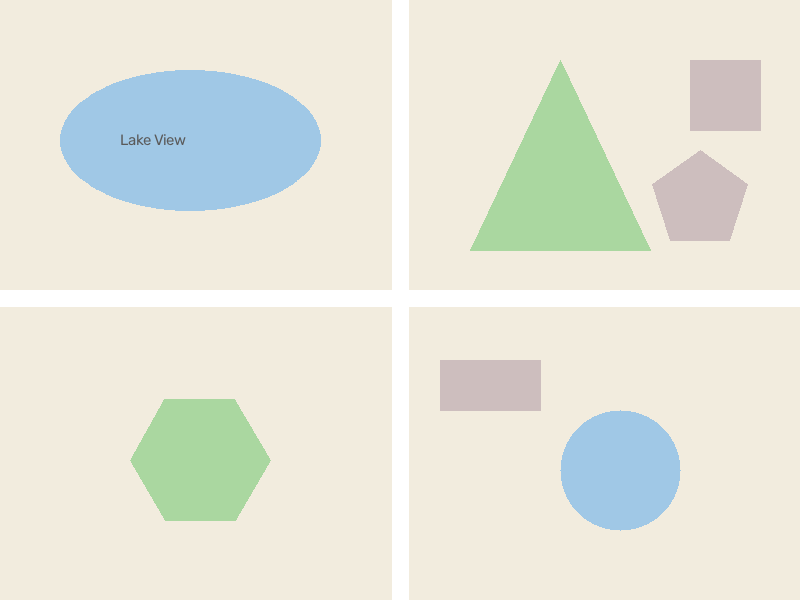
#> input picture examples/sample_map.png, 800 x 600 px
$ python -i detector.py   (imports and definitions only)
#> lines starting #> are read from the running program, lines starting #| are printed output that depends on the picture; after the words box and inside, x2 and y2 are one past the last pixel; in counts of white or black regions, pixels touching at a corner belong together
#> further down, picture is the input picture: shape (600, 800, 3); mean B, G, R 219.2, 231, 229.9
"""Core shape detection for map images.

Three segmentation strategies are offered, because maps come in very
different styles:

* ``regions``  - quantises the map into its dominant flat colours (parks,
  water, buildings, ...) and finds the outline of every coloured region.
  This is the best default for rendered/vector-style maps.
* ``edges``    - Canny edge detection; good for line drawings, sketches and
  scanned maps.
* ``color``    - keep only pixels close to one chosen colour (e.g. the blue
  of lakes) and outline those.
"""

from __future__ import annotations

import math
from dataclasses import asdict, dataclass, field

import cv2
import numpy as np

MODES = ("regions", "edges", "color")
CURVED = ("circle", "ellipse", "irregular")


@dataclass
class DetectionOptions:
    mode: str = "regions"
    # Shapes smaller than this many pixels (area) are ignored.
    min_area: float = 150.0
    # Polygon simplification as a fraction of the perimeter. Larger values
    # give fewer, coarser vertices.
    epsilon: float = 0.02
    # regions mode: number of dominant colours to split the map into.
    colors: int = 6
    # color mode: target colour as (R, G, B) and allowed distance in Lab.
    target_rgb: tuple[int, int, int] | None = None
    tolerance: float = 20.0
    # edges mode: Canny thresholds.
    canny_low: int = 20
    canny_high: int = 60
    # Remove specks / thin text strokes before tracing outlines.
    denoise: int = 3

    def validate(self) -> None:
        if self.mode not in MODES:
            raise ValueError(f"mode must be one of {MODES}, got {self.mode!r}")
        if self.mode == "color" and self.target_rgb is None:
            raise ValueError("color mode needs target_rgb")
        if not 0 < self.epsilon < 1:
            raise ValueError("epsilon must be between 0 and 1")
        if self.colors < 2:
            raise ValueError("colors must be at least 2")


@dataclass
class Shape:
    id: int
    type: str
    vertices: int
    area: float
    perimeter: float
    circularity: float
    centroid: tuple[float, float]
    bbox: tuple[int, int, int, int]  # x, y, w, h
    polygon: list[tuple[int, int]]  # simplified outline
    color: tuple[int, int, int] = (0, 0, 0)  # mean RGB inside the shape
    contour: list[tuple[int, int]] = field(default_factory=list, repr=False)

    # [5 lines left out: function to_dict, not called in this run]


# --------------------------------------------------------------------------
# Segmentation
# --------------------------------------------------------------------------


def _clean(mask: np.ndarray, size: int) -> np.ndarray:
    if size <= 1:
        return mask
    kernel = cv2.getStructuringElement(cv2.MORPH_ELLIPSE, (size, size))
    mask = cv2.morphologyEx(mask, cv2.MORPH_OPEN, kernel)
    return cv2.morphologyEx(mask, cv2.MORPH_CLOSE, kernel)


def _external_contours(mask: np.ndarray) -> list[np.ndarray]:
    contours, _ = cv2.findContours(mask, cv2.RETR_EXTERNAL, cv2.CHAIN_APPROX_NONE)
    return list(contours)


def _region_contours(img: np.ndarray, opts: DetectionOptions) -> list[np.ndarray]:
    smoothed = cv2.bilateralFilter(img, 7, 50, 50)
    lab = cv2.cvtColor(smoothed, cv2.COLOR_BGR2LAB)
#> lab: shape (600, 800, 3); mean of channels 0, 1, 2 233.2, 126.1, 133.3
    pixels = lab.reshape(-1, 3).astype(np.float32)

    # k-means on a sample keeps large maps fast; then label every pixel.
    rng = np.random.default_rng(0)
    sample = pixels if len(pixels) <= 60_000 else pixels[rng.choice(len(pixels), 60_000, replace=False)]
    k = min(opts.colors, len(np.unique(sample, axis=0)))
#> k = 6
    criteria = (cv2.TERM_CRITERIA_EPS + cv2.TERM_CRITERIA_MAX_ITER, 30, 0.5)
    cv2.setRNGSeed(0)
    _, _, centers = cv2.kmeans(sample, k, None, criteria, 3, cv2.KMEANS_PP_CENTERS)
#> centers = [[239, 128, 135], [201, 122, 109], [208, 103, 150], [199.1, 133, 130], [254.5, 128, 128.3], [131.7, 125.5, 121.3]]
    dists = np.linalg.norm(pixels[:, None, :] - centers[None, :, :], axis=2)
    labels = dists.argmin(axis=1).reshape(img.shape[:2])
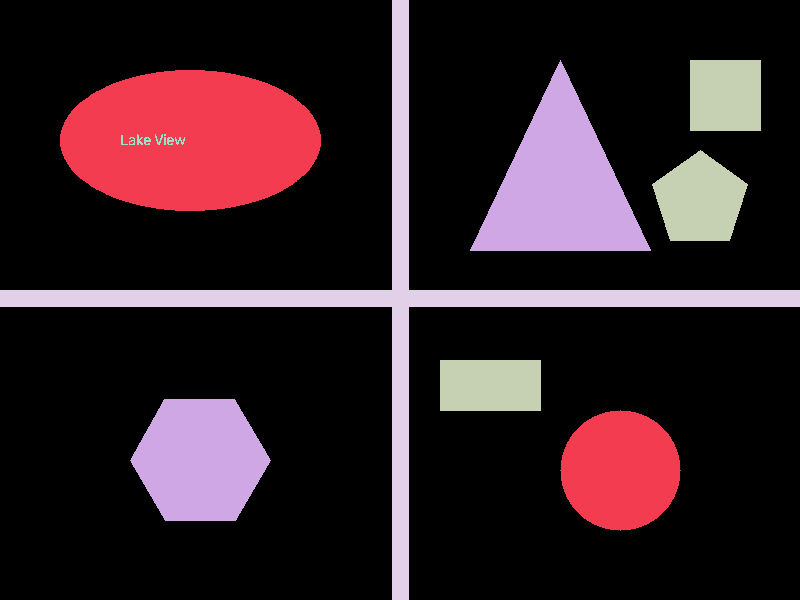
#> labels: shape (600, 800) int64; 6 distinct labels, from 0 to 5; one colour per label, 0 black

    # The colour covering most of the map is its background (land, paper);
    # outlining it would only produce the gaps between real features.
    background = int(np.bincount(labels.ravel(), minlength=k).argmax())
#> background = 0
    contours: list[np.ndarray] = []
    for i in range(k):
        if i == background:
            continue
        mask = (labels == i).astype(np.uint8) * 255
        contours.extend(_external_contours(_clean(mask, opts.denoise)))
#> this loop made 6 passes
#> contours in _external_contours on pass 6: 8 contours, all with area under 20
#> pass 2, in _region_contours, `mask = (labels == i).astype(np.uint8) * 255`:
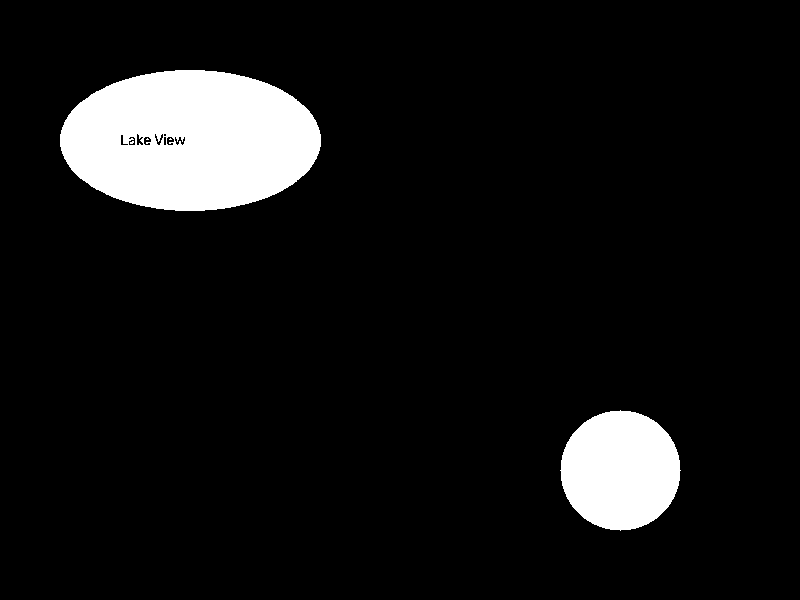
#> mask: shape (600, 800); 8.3% white; 5 white regions (3 under 20 px), largest, box (x1, y1, x2, y2) and area: (60, 70, 321, 211) 28622, (560, 410, 681, 531) 11289
#> pass 3, in _region_contours, `mask = (labels == i).astype(np.uint8) * 255`:
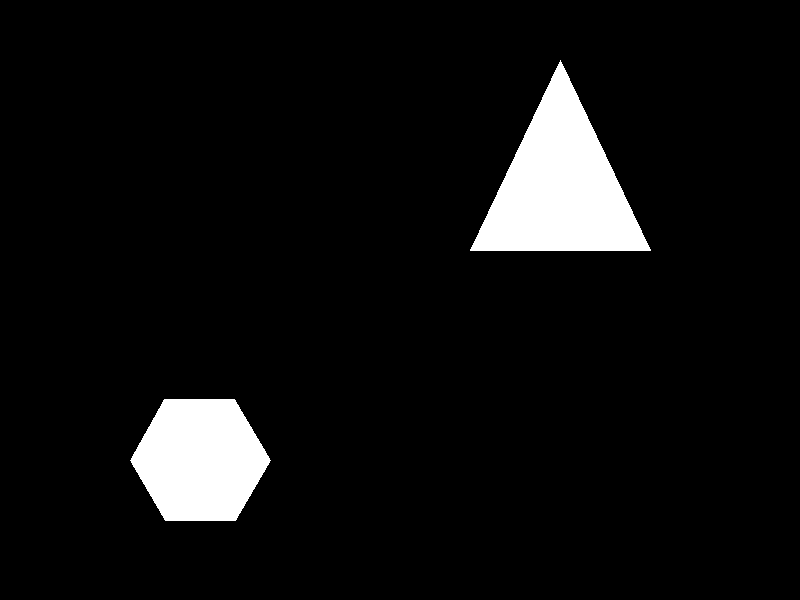
#> mask: shape (600, 800); 6.3% white; 2 white regions, box (x1, y1, x2, y2) and area: (470, 60, 651, 251) 17381, (130, 399, 271, 521) 12897
#> after the loop:
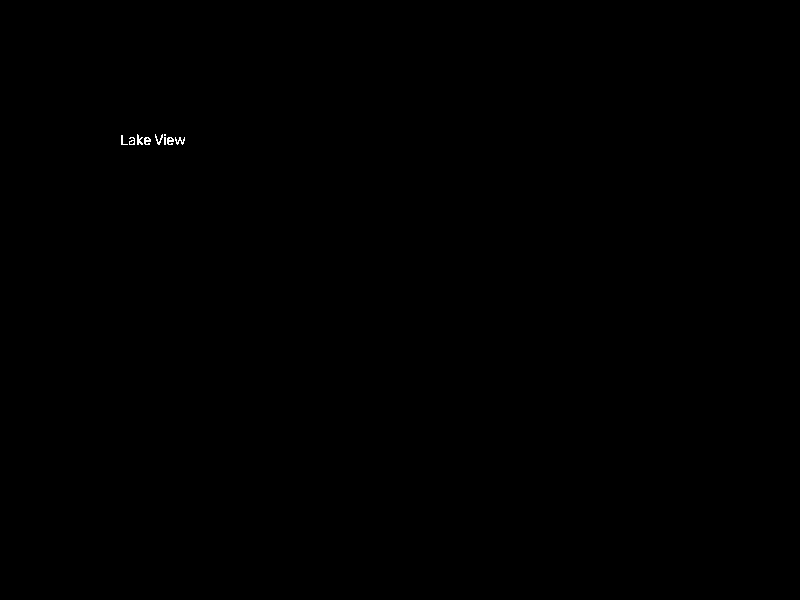
#> mask: shape (600, 800); 0.05% white in thin lines or dots, all inside (x1, y1, x2, y2) = (121, 134, 185, 145)
#> after the loop, contours = 16 contours, 8 with area under 20; largest, box (x1, y1, x2, y2) and area: (60, 70, 321, 211) 28602, (0, 0, 800, 600) 22120, (470, 61, 651, 251) 17099, (130, 399, 271, 521) 12705, (560, 410, 681, 531) 11120, (652, 150, 748, 241) 5925, (440, 360, 541, 411) 4998, (690, 60, 761, 131) 4898
    return contours


# [30 lines left out: functions _edge_contours, _color_contours, not called in this run]


# --------------------------------------------------------------------------
# Classification
# --------------------------------------------------------------------------


def _angles(poly: np.ndarray) -> list[float]:
    pts = poly.reshape(-1, 2).astype(float)
    out = []
    for i in range(len(pts)):
        a, b, c = pts[i - 1], pts[i], pts[(i + 1) % len(pts)]
        v1, v2 = a - b, c - b
        denom = np.linalg.norm(v1) * np.linalg.norm(v2)
        if denom == 0:
            continue
        cos = np.clip(np.dot(v1, v2) / denom, -1, 1)
        out.append(math.degrees(math.acos(cos)))
    return out


def classify(contour: np.ndarray, epsilon: float = 0.02) -> tuple[str, np.ndarray, float]:
    """Return (shape type, simplified polygon, circularity) for a contour."""
    area = cv2.contourArea(contour)
    peri = cv2.arcLength(contour, True)
    circularity = 4 * math.pi * area / (peri * peri) if peri else 0.0
    poly = cv2.approxPolyDP(contour, epsilon * peri, True)
    n = len(poly)

    (_, _), (rw, rh), _ = cv2.minAreaRect(contour)
    elongation = max(rw, rh) / max(min(rw, rh), 1e-6)
    if elongation > 8:
        return "line", poly, circularity

    convex = cv2.isContourConvex(poly)
    if n == 3:
        return "triangle", poly, circularity
    if n == 4 and convex:
        angles = _angles(poly)
        if all(abs(a - 90) < 15 for a in angles):
            side_ratio = max(rw, rh) / max(min(rw, rh), 1e-6)
            return ("square" if side_ratio < 1.15 else "rectangle"), poly, circularity
        return "quadrilateral", poly, circularity
    if convex and n == 5:
        return "pentagon", poly, circularity
    if convex and n == 6:
        return "hexagon", poly, circularity
    if circularity > 0.86:
        return "circle", poly, circularity
    if len(contour) >= 5 and circularity > 0.6 and convex:
        (_, _), (ea, eb), _ = cv2.fitEllipse(contour)
        ellipse_area = math.pi * ea * eb / 4
        if ellipse_area and abs(area - ellipse_area) / ellipse_area < 0.06:
            return "ellipse", poly, circularity
    if convex:
        return f"polygon ({n} sides)" if n <= 12 else "polygon", poly, circularity
    return "irregular", poly, circularity


# --------------------------------------------------------------------------
# Public API
# --------------------------------------------------------------------------


def _is_frame(contour: np.ndarray, shape: tuple[int, int]) -> bool:
    """True for contours that are just the image border / map background."""
    h, w = shape
    x, y, cw, ch = cv2.boundingRect(contour)
    return cw >= w - 2 and ch >= h - 2


def _dedupe(contours: list[np.ndarray]) -> list[np.ndarray]:
    """Drop near-identical contours (e.g. inner and outer side of one outline)."""
    kept: list[tuple[np.ndarray, tuple[int, int, int, int], float]] = []
    for c in sorted(contours, key=cv2.contourArea, reverse=True):
        box = cv2.boundingRect(c)
        area = cv2.contourArea(c)
        dup = False
        for _, kbox, karea in kept:
            if (
                all(abs(a - b) <= 6 for a, b in zip(box, kbox))
                and abs(area - karea) <= 0.25 * max(area, karea)
            ):
                dup = True
                break
        if not dup:
            kept.append((c, box, area))
    return [c for c, _, _ in kept]


def detect_shapes(image: np.ndarray, options: DetectionOptions | None = None) -> list[Shape]:
    """Detect shapes in a BGR image (as loaded by ``cv2.imread``)."""
    opts = options or DetectionOptions()
    opts.validate()
    if image is None or image.size == 0:
        raise ValueError("empty image")
    if image.ndim == 2:
        image = cv2.cvtColor(image, cv2.COLOR_GRAY2BGR)
    elif image.shape[2] == 4:
        image = cv2.cvtColor(image, cv2.COLOR_BGRA2BGR)

    if opts.mode == "regions":
        contours = _region_contours(image, opts)
    elif opts.mode == "edges":
        contours = _edge_contours(image, opts)
    else:
        contours = _color_contours(image, opts)

    contours = [
        c
        for c in contours
        if cv2.contourArea(c) >= opts.min_area and not _is_frame(c, image.shape[:2])
    ]
#> contours = 7 contours; box (x1, y1, x2, y2) and area: (60, 70, 321, 211) 28602, (470, 61, 651, 251) 17099, (130, 399, 271, 521) 12705, (560, 410, 681, 531) 11120, (652, 150, 748, 241) 5925, (440, 360, 541, 411) 4998, (690, 60, 761, 131) 4898
    contours = _dedupe(contours)
#> the loop in _dedupe, `for c in sorted(contours, key=cv2.contourArea, reverse=True):` made 7 passes
#> (box, area) on passes 1 to 7: ((60, 70, 261, 141), 28602), ((470, 61, 181, 190), 17099), ((130, 399, 141, 122), 12705), ((560, 410, 121, 121), 11120), ((652, 150, 96, 91), 5925), ((440, 360, 101, 51), 4998), ((690, 60, 71, 71), 4898)
#> after the loop in _dedupe, `for c in sorted(contours, key=cv2.contourArea, reverse=True):`: kept = 7 items

    shapes: list[Shape] = []
    for c in contours:
        kind, poly, circ = classify(c, opts.epsilon)
        vertices = len(poly)
        if kind in CURVED:
            # Keep a finer outline so curves don't look like coarse polygons.
            poly = cv2.approxPolyDP(c, 0.004 * cv2.arcLength(c, True), True)
        m = cv2.moments(c)
        cx = m["m10"] / m["m00"] if m["m00"] else float(c[:, 0, 0].mean())
        cy = m["m01"] / m["m00"] if m["m00"] else float(c[:, 0, 1].mean())
        mask = np.zeros(image.shape[:2], np.uint8)
        cv2.drawContours(mask, [c], -1, 255, cv2.FILLED)
        b, g, r = cv2.mean(image, mask=mask)[:3]
        shapes.append(
            Shape(
                id=0,
                type=kind,
                vertices=vertices,
                area=round(float(cv2.contourArea(c)), 1),
                perimeter=round(float(cv2.arcLength(c, True)), 1),
                circularity=round(circ, 3),
                centroid=(round(cx, 1), round(cy, 1)),
                bbox=tuple(int(v) for v in cv2.boundingRect(c)),
                polygon=[(int(x), int(y)) for x, y in poly.reshape(-1, 2)],
                color=(int(r), int(g), int(b)),
                contour=[(int(x), int(y)) for x, y in c.reshape(-1, 2)],
            )
        )
#> this loop made 7 passes
#> (area in classify, peri in classify, circularity in classify, n in classify, rw in classify, rh in classify, elongation in classify, kind) on passes 3 to 5: (12705, 440, 0.825, 6, 121, 140, 1.16, 'hexagon'), (11120, 395.6, 0.893, 8, 118.8, 118.8, 1, 'circle'), (5925, 307.9, 0.785, 5, 94.86, 90, 1.05, 'pentagon')
#> (area in classify, peri in classify, circularity in classify, n in classify, rw in classify, rh in classify, elongation in classify) on passes 6 to 7: (4998, 297.7, 0.709, 4, 50, 100, 2), (4898, 277.7, 0.798, 4, 70, 70, 1)
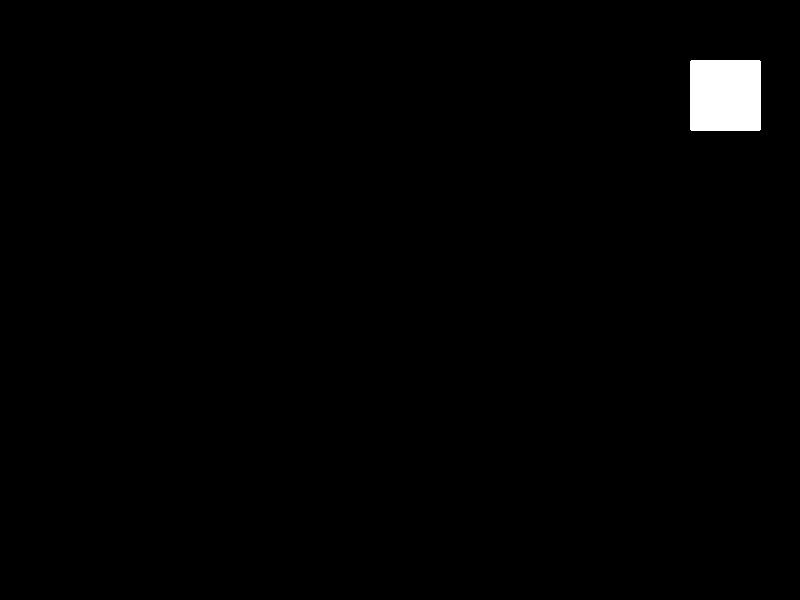
#> mask: shape (600, 800); 1% white; 1 white region, box (x1, y1, x2, y2) and area: (690, 60, 761, 131) 5037
#> after the loop, shapes = 7 items

    # Stable reading order: top-to-bottom, left-to-right.
    shapes.sort(key=lambda s: (s.bbox[1] // 20, s.bbox[0]))
    for i, s in enumerate(shapes, 1):
        s.id = i
#> this loop made 7 passes
    return shapes


PALETTE = {
    "triangle": (0, 140, 255),
    "square": (60, 180, 75),
    "rectangle": (48, 130, 245),
    "quadrilateral": (180, 30, 145),
    "pentagon": (240, 50, 230),
    "hexagon": (200, 130, 0),
    "circle": (0, 0, 230),
    "ellipse": (255, 0, 160),
    "line": (128, 128, 0),
    "irregular": (40, 40, 40),
}


def type_color(kind: str) -> tuple[int, int, int]:
    """BGR drawing colour for a shape type."""
    return PALETTE.get(kind.split(" ")[0], (160, 60, 0))


# [66 lines left out: functions annotate, to_geojson, summarize, not called in this run]

>>> import cv2
>>> picture = cv2.imread('../examples/sample_map.png')
>>> result = detect_shapes(picture)
#> result = 7 items
